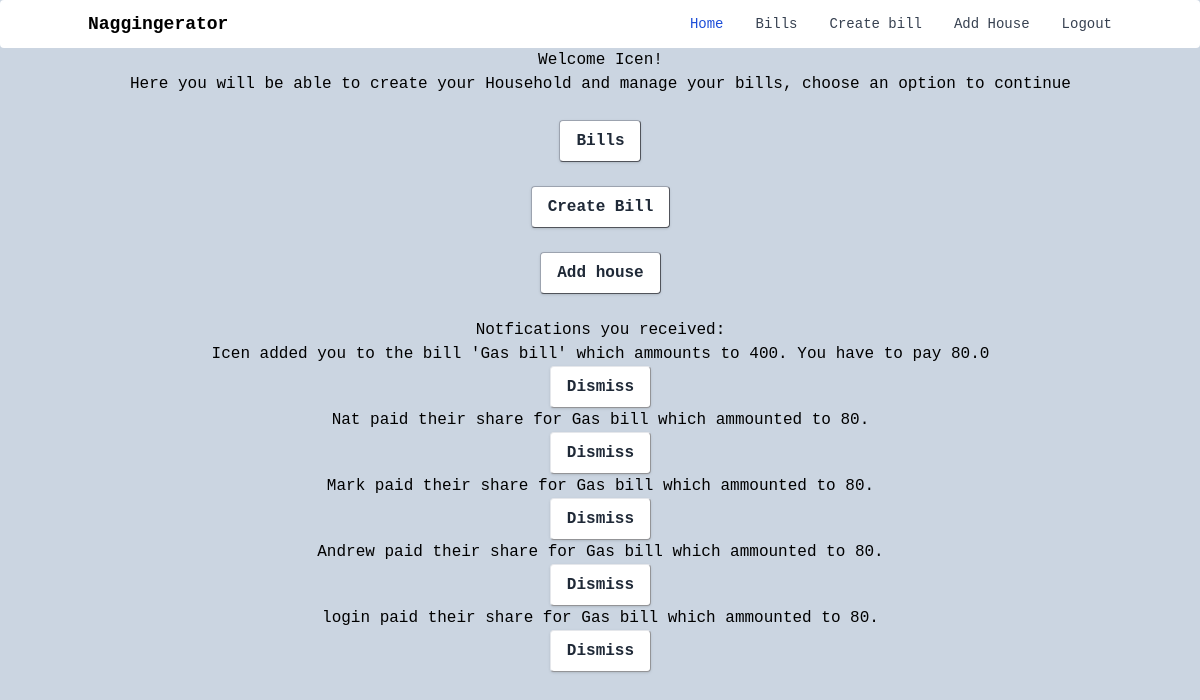
The app's page /indexLogged (signed in) with its own data.
### db_schema.py (models this page shows, shortened)
class User(UserMixin, db.Model):
    __tablename__='users'
    id = db.Column(db.Integer, primary_key=True)
    username = db.Column(db.String(20), unique=True)
    password_hash = db.Column(db.String(30))
    bills = db.relationship('Bills', backref='user', lazy='dynamic')
    bill_completion = db.relationship('User_Bill', backref='User_completion', lazy='dynamic')
    notfications = db.relationship('Notfications', backref='user_notfications', lazy='dynamic')
    house_members = db.relationship('Households', backref='house_members', lazy='dynamic')
    email = db.Column(db.String(30))

class Notfications(db.Model):
    __tablename__ = 'notfications'
    id = db.Column(db.Integer, primary_key=True)
    user_id = db.Column(db.Integer(), db.ForeignKey('users.id'))
    notfication =db.Column(db.Text())

### cwk.py (the view)
@app.route('/indexLogged',methods=['GET'])
def indexLogged():
    notfications = Notfications.query.filter_by(user_id=current_user.id)
    return render_template('indexLogged.html',notfications=notfications)

### cwk.py (called while the page is built)
@login_manager.user_loader
def load_user(user_id):
    return User.query.get(int(user_id))

### templates/indexLogged.html (shortened to what this page needs)
{% extends 'base1.html' %}
{% block body %}
    <div class="centre">
        <h1>Welcome {{current_user.username}}!</h1>
        <p>Here you will be able to create your Household and manage your bills, choose an option to continue</p>
        <br>
        <form action='/Bills'>
            <button class="bg-white hover:bg-gray-100 text-gray-800 font-semibold py-2 px-4 border border-gray-400 rounded shadow">
                Bills
            </button>
        </form>
        <br>
        <form action='/createBill'>
            <button class="bg-white hover:bg-gray-100 text-gray-800 font-semibold py-2 px-4 border border-gray-400 rounded shadow">
                Create Bill
            </button>
        </form>
        <br>
        <form action='/addHouse'>
            <button class="bg-white hover:bg-gray-100 text-gray-800 font-semibold py-2 px-4 border border-gray-400 rounded shadow">
                Add house
            </button>
        </form>
        <br>
        <h3>Notfications you received:</h3>
        {% for notfication in notfications %}
            {{ notfication.notfication }}
            <form action='/indexLoggedAPI' method="POST">
                <button class="bg-white hover:bg-gray-100 text-gray-800 font-semibold py-2 px-4 border border-gray-200 rounded shadow">
                    Dismiss
                </button>
            </form>
            {% else %}
                no notifications
            {% endfor %}
    </div>
{% endblock %}

### static/css/main.css (style rules this page uses)
html { line-height:1.5;-webkit-text-size-adjust:100%;-moz-tab-size:4;tab-size:4;font-family:ui-sans-serif, system-ui, -apple-system, BlinkMacSystemFont, "Segoe UI", Roboto, "Helvetica Neue", Arial, "Noto Sans", sans-serif, "Apple Color Emoji", "Segoe UI Emoji", "Segoe UI Symbol", "Noto Color Emoji" }
body { margin:0;line-height:inherit }
h1,h2,h3,h4,h5,h6 { font-size:inherit;font-weight:inherit }
button,input,optgroup,select,textarea { font-family:inherit;font-size:100%;line-height:inherit;color:inherit;margin:0;padding:0 }
button,select { text-transform:none }
[type=button],[type=reset],[type=submit],button { -webkit-appearance:button;background-color:transparent;background-image:none }
blockquote,dd,dl,figure,h1,h2,h3,h4,h5,h6,hr,p,pre { margin:0 }
[role=button],button { cursor:pointer }
.rounded { border-radius:0.25rem }
.border { border-width:1px }
.border-gray-200 { --tw-border-opacity:1;border-color:rgb(229 231 235 / var(--tw-border-opacity)) }
.border-gray-400 { --tw-border-opacity:1;border-color:rgb(156 163 175 / var(--tw-border-opacity)) }
.bg-slate-300 { --tw-bg-opacity:1;background-color:rgb(203 213 225 / var(--tw-bg-opacity)) }
.bg-white { --tw-bg-opacity:1;background-color:rgb(255 255 255 / var(--tw-bg-opacity)) }
.py-2 { padding-top:0.5rem;padding-bottom:0.5rem }
.px-4 { padding-left:1rem;padding-right:1rem }
.text-center { text-align:center }
.font-mono { font-family:ui-monospace, SFMono-Regular, Menlo, Monaco, Consolas, "Liberation Mono", "Courier New", monospace }
.font-semibold { font-weight:600 }
.text-gray-800 { --tw-text-opacity:1;color:rgb(31 41 55 / var(--tw-text-opacity)) }
.shadow { --tw-shadow:0 1px 3px 0 rgb(0 0 0 / 0.1), 0 1px 2px -1px rgb(0 0 0 / 0.1);--tw-shadow-colored:0 1px 3px 0 var(--tw-shadow-color), 0 1px 2px -1px var(--tw-shadow-color);box-shadow:var(--tw-ring-offset-shadow, 0 0 #0000), var(--tw-ring-shadow, 0 0 #0000), var(--tw-shadow) }

### records on screen
User: username "Icen"
Notfications: notfication "Icen added you to the bill 'Gas bill' which ammounts to 400. You have to pay 80.0"
Notfications: notfication "Nat paid their share for Gas bill which ammounted to 80."
Notfications: notfication "Mark paid their share for Gas bill which ammounted to 80."
Notfications: notfication "Andrew paid their share for Gas bill which ammounted to 80."
Notfications: notfication "login paid their share for Gas bill which ammounted to 80."
